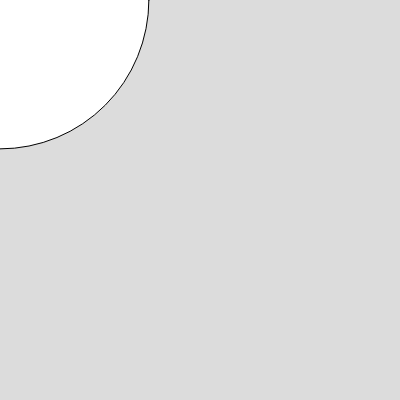
Frame 1 (no input)
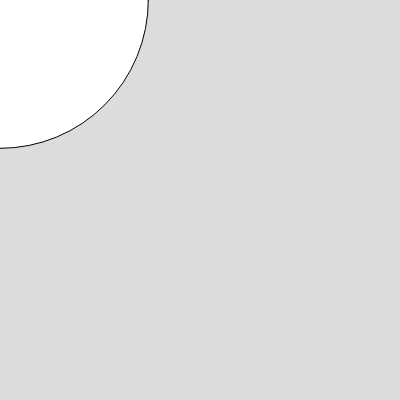
Frame 60 (no input)
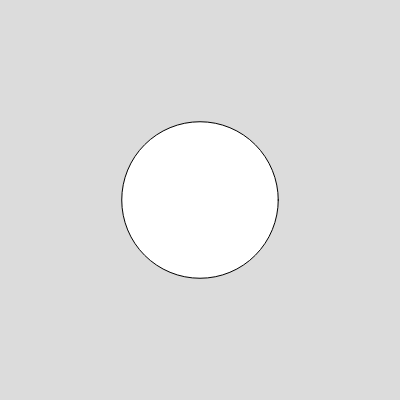
Frame 120 (the mouse pressed at the canvas centre since frame 60)

The p5.js sketch that drew these frames (run headless with seeded random() and noise() and a simulated clock; from frame 60 on, the mouse is pressed at the canvas centre):

// p5.js sketch
// ── sketch.js
let x;
let y;

function setup() {
  createCanvas(400, 400);
  x = random(400);
  x = int(x);
  y = random(400);
  y = int(y);
}

function draw() {
  background(220);
  x = x + random(-3,3);
  y = y + random(-3,3);
  x = constrain(x,0,400);
  y = constrain(y,0,400);
  let distancia;
  distancia = dist(mouseX,mouseY,x,y);
  circle(mouseX, mouseY, distancia);
  // circle(x, y, 10);

  if (distancia < 5) {
    text("Encontrei!", 200, 200);
    noLoop();
  }
}
